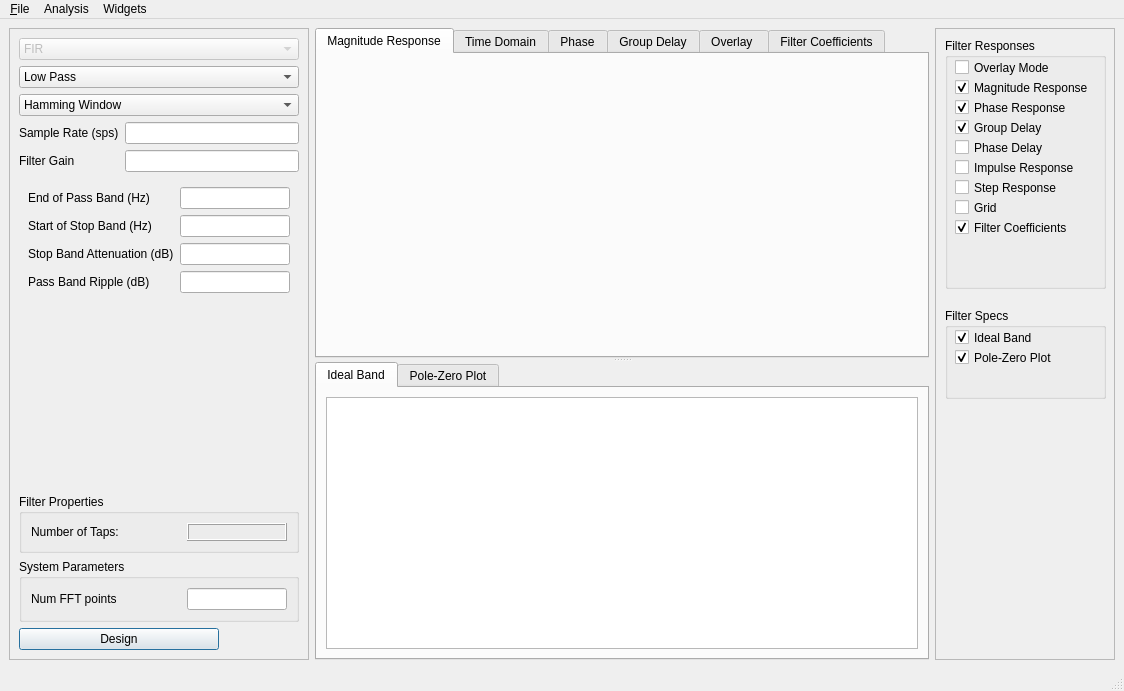
<?xml version="1.0" encoding="UTF-8"?>
<ui version="4.0">
 <class>MainWindow</class>
 <widget class="QMainWindow" name="MainWindow">
  <property name="geometry">
   <rect>
    <x>0</x>
    <y>0</y>
    <width>1124</width>
    <height>691</height>
   </rect>
  </property>
  <property name="windowTitle">
   <string>GNU Radio Filter Design Tool</string>
  </property>
  <widget class="QWidget" name="centralwidget">
   <layout class="QGridLayout" name="gridLayout">
    <item row="0" column="2">
     <widget class="QFrame" name="quickFrame">
      <property name="minimumSize">
       <size>
        <width>180</width>
        <height>200</height>
       </size>
      </property>
      <property name="frameShape">
       <enum>QFrame::StyledPanel</enum>
      </property>
      <property name="frameShadow">
       <enum>QFrame::Raised</enum>
      </property>
      <widget class="QGroupBox" name="responseBox">
       <property name="geometry">
        <rect>
         <x>10</x>
         <y>10</y>
         <width>161</width>
         <height>251</height>
        </rect>
       </property>
       <property name="title">
        <string>Filter Responses</string>
       </property>
       <widget class="QCheckBox" name="checkOverlaymode">
        <property name="geometry">
         <rect>
          <x>10</x>
          <y>20</y>
          <width>151</width>
          <height>19</height>
         </rect>
        </property>
        <property name="text">
         <string>Overlay Mode</string>
        </property>
        <property name="checked">
         <bool>false</bool>
        </property>
       </widget>
       <widget class="QCheckBox" name="checkMagres">
        <property name="geometry">
         <rect>
          <x>10</x>
          <y>40</y>
          <width>151</width>
          <height>19</height>
         </rect>
        </property>
        <property name="text">
         <string>Magnitude Response</string>
        </property>
        <property name="checked">
         <bool>true</bool>
        </property>
       </widget>
       <widget class="QCheckBox" name="checkPhase">
        <property name="geometry">
         <rect>
          <x>10</x>
          <y>60</y>
          <width>151</width>
          <height>19</height>
         </rect>
        </property>
        <property name="text">
         <string>Phase Response</string>
        </property>
        <property name="checked">
         <bool>true</bool>
        </property>
       </widget>
       <widget class="QCheckBox" name="checkGdelay">
        <property name="geometry">
         <rect>
          <x>10</x>
          <y>80</y>
          <width>111</width>
          <height>19</height>
         </rect>
        </property>
        <property name="text">
         <string>Group Delay</string>
        </property>
        <property name="checked">
         <bool>true</bool>
        </property>
       </widget>
       <widget class="QCheckBox" name="checkPdelay">
        <property name="geometry">
         <rect>
          <x>10</x>
          <y>100</y>
          <width>111</width>
          <height>19</height>
         </rect>
        </property>
        <property name="text">
         <string>Phase Delay</string>
        </property>
       </widget>
       <widget class="QCheckBox" name="checkImpulse">
        <property name="geometry">
         <rect>
          <x>10</x>
          <y>120</y>
          <width>141</width>
          <height>19</height>
         </rect>
        </property>
        <property name="text">
         <string>Impulse Response</string>
        </property>
       </widget>
       <widget class="QCheckBox" name="checkStep">
        <property name="geometry">
         <rect>
          <x>10</x>
          <y>140</y>
          <width>131</width>
          <height>19</height>
         </rect>
        </property>
        <property name="text">
         <string>Step Response</string>
        </property>
       </widget>
       <widget class="QCheckBox" name="checkGrid">
        <property name="geometry">
         <rect>
          <x>10</x>
          <y>160</y>
          <width>85</width>
          <height>19</height>
         </rect>
        </property>
        <property name="text">
         <string>Grid</string>
        </property>
       </widget>
       <widget class="QCheckBox" name="checkFcoeff">
        <property name="geometry">
         <rect>
          <x>10</x>
          <y>180</y>
          <width>131</width>
          <height>19</height>
         </rect>
        </property>
        <property name="text">
         <string>Filter Coefficients</string>
        </property>
        <property name="checked">
         <bool>true</bool>
        </property>
       </widget>
      </widget>
      <widget class="QGroupBox" name="groupSpecs">
       <property name="geometry">
        <rect>
         <x>10</x>
         <y>280</y>
         <width>161</width>
         <height>91</height>
        </rect>
       </property>
       <property name="title">
        <string>Filter Specs</string>
       </property>
       <widget class="QCheckBox" name="checkBand">
        <property name="geometry">
         <rect>
          <x>10</x>
          <y>20</y>
          <width>85</width>
          <height>19</height>
         </rect>
        </property>
        <property name="text">
         <string>Ideal Band</string>
        </property>
        <property name="checked">
         <bool>true</bool>
        </property>
       </widget>
       <widget class="QCheckBox" name="checkPzplot">
        <property name="geometry">
         <rect>
          <x>10</x>
          <y>40</y>
          <width>131</width>
          <height>19</height>
         </rect>
        </property>
        <property name="text">
         <string>Pole-Zero Plot</string>
        </property>
        <property name="checked">
         <bool>true</bool>
        </property>
       </widget>
      </widget>
      <zorder>groupSpecs</zorder>
      <zorder>responseBox</zorder>
     </widget>
    </item>
    <item row="0" column="0">
     <widget class="QFrame" name="filterFrame">
      <property name="minimumSize">
       <size>
        <width>300</width>
        <height>0</height>
       </size>
      </property>
      <property name="maximumSize">
       <size>
        <width>300</width>
        <height>16777215</height>
       </size>
      </property>
      <property name="frameShape">
       <enum>QFrame::StyledPanel</enum>
      </property>
      <property name="frameShadow">
       <enum>QFrame::Raised</enum>
      </property>
      <layout class="QVBoxLayout" name="verticalLayout">
       <item>
        <widget class="QComboBox" name="comboBox">
         <property name="enabled">
          <bool>false</bool>
         </property>
         <item>
          <property name="text">
           <string>FIR</string>
          </property>
         </item>
         <item>
          <property name="text">
           <string>IIR</string>
          </property>
         </item>
        </widget>
       </item>
       <item>
        <widget class="QComboBox" name="filterTypeComboBox">
         <item>
          <property name="text">
           <string>Low Pass</string>
          </property>
         </item>
         <item>
          <property name="text">
           <string>Band Pass</string>
          </property>
         </item>
         <item>
          <property name="text">
           <string>Complex Band Pass</string>
          </property>
         </item>
         <item>
          <property name="text">
           <string>Band Notch</string>
          </property>
         </item>
         <item>
          <property name="text">
           <string>High Pass</string>
          </property>
         </item>
         <item>
          <property name="text">
           <string>Root Raised Cosine</string>
          </property>
         </item>
         <item>
          <property name="text">
           <string>Gaussian</string>
          </property>
         </item>
        </widget>
       </item>
       <item>
        <widget class="QComboBox" name="filterDesignTypeComboBox">
         <item>
          <property name="text">
           <string>Hamming Window</string>
          </property>
         </item>
         <item>
          <property name="text">
           <string>Hann Window</string>
          </property>
         </item>
         <item>
          <property name="text">
           <string>Blackman Window</string>
          </property>
         </item>
         <item>
          <property name="text">
           <string>Rectangular Window</string>
          </property>
         </item>
         <item>
          <property name="text">
           <string>Kaiser Window</string>
          </property>
         </item>
         <item>
          <property name="text">
           <string>Blackman-harris Window</string>
          </property>
         </item>
         <item>
          <property name="text">
           <string>Equiripple</string>
          </property>
         </item>
        </widget>
       </item>
       <item>
        <layout class="QFormLayout" name="globalParamsLayout">
         <property name="fieldGrowthPolicy">
          <enum>QFormLayout::AllNonFixedFieldsGrow</enum>
         </property>
         <item row="0" column="0">
          <widget class="QLabel" name="sampleRateLabel">
           <property name="maximumSize">
            <size>
             <width>16777215</width>
             <height>30</height>
            </size>
           </property>
           <property name="text">
            <string>Sample Rate (sps)</string>
           </property>
          </widget>
         </item>
         <item row="0" column="1">
          <widget class="QLineEdit" name="sampleRateEdit">
           <property name="maximumSize">
            <size>
             <width>16777215</width>
             <height>30</height>
            </size>
           </property>
          </widget>
         </item>
         <item row="1" column="0">
          <widget class="QLabel" name="filterGainLabel">
           <property name="text">
            <string>Filter Gain</string>
           </property>
          </widget>
         </item>
         <item row="1" column="1">
          <widget class="QLineEdit" name="filterGainEdit"/>
         </item>
        </layout>
       </item>
       <item>
        <widget class="QStackedWidget" name="filterTypeWidget">
         <property name="currentIndex">
          <number>0</number>
         </property>
         <widget class="QWidget" name="firlpfPage">
          <layout class="QFormLayout" name="formLayout">
           <item row="0" column="0">
            <widget class="QLabel" name="endofLpfPassBandLabel">
             <property name="text">
              <string>End of Pass Band (Hz)</string>
             </property>
            </widget>
           </item>
           <item row="0" column="1">
            <widget class="QLineEdit" name="endofLpfPassBandEdit"/>
           </item>
           <item row="1" column="0">
            <widget class="QLabel" name="startofLpfStopBandLabel">
             <property name="text">
              <string>Start of Stop Band (Hz)</string>
             </property>
            </widget>
           </item>
           <item row="1" column="1">
            <widget class="QLineEdit" name="startofLpfStopBandEdit"/>
           </item>
           <item row="2" column="0">
            <widget class="QLabel" name="lpfStopBandAttenLabel">
             <property name="text">
              <string>Stop Band Attenuation (dB)</string>
             </property>
            </widget>
           </item>
           <item row="2" column="1">
            <widget class="QLineEdit" name="lpfStopBandAttenEdit"/>
           </item>
           <item row="3" column="1">
            <widget class="QLineEdit" name="lpfPassBandRippleEdit"/>
           </item>
           <item row="3" column="0">
            <widget class="QLabel" name="lpfPassBandRippleLabel">
             <property name="text">
              <string>Pass Band Ripple (dB)</string>
             </property>
            </widget>
           </item>
          </layout>
         </widget>
         <widget class="QWidget" name="firbpfPage">
          <layout class="QFormLayout" name="formLayout_2">
           <item row="0" column="0">
            <widget class="QLabel" name="startofBpfPassBandLabel">
             <property name="text">
              <string>Start of Pass Band (Hz)</string>
             </property>
            </widget>
           </item>
           <item row="0" column="1">
            <widget class="QLineEdit" name="startofBpfPassBandEdit"/>
           </item>
           <item row="1" column="0">
            <widget class="QLabel" name="endofBpfPassBandLabel">
             <property name="text">
              <string>End of Pass Band (Hz)</string>
             </property>
            </widget>
           </item>
           <item row="1" column="1">
            <widget class="QLineEdit" name="endofBpfPassBandEdit"/>
           </item>
           <item row="3" column="1">
            <widget class="QLineEdit" name="bpfStopBandAttenEdit"/>
           </item>
           <item row="3" column="0">
            <widget class="QLabel" name="bpfStopBandAttenLabel">
             <property name="text">
              <string>Stop Band Attenuation (dB)</string>
             </property>
            </widget>
           </item>
           <item row="2" column="0">
            <widget class="QLabel" name="bpfTransitionLabel">
             <property name="text">
              <string>Transition Width (Hz)</string>
             </property>
            </widget>
           </item>
           <item row="2" column="1">
            <widget class="QLineEdit" name="bpfTransitionEdit"/>
           </item>
           <item row="4" column="1">
            <widget class="QLineEdit" name="bpfPassBandRippleEdit"/>
           </item>
           <item row="4" column="0">
            <widget class="QLabel" name="bpfPassBandRippleLabel">
             <property name="text">
              <string>Pass Band Ripple (dB)</string>
             </property>
            </widget>
           </item>
          </layout>
         </widget>
         <widget class="QWidget" name="firbnfPage">
          <layout class="QFormLayout" name="formLayout_5">
           <property name="fieldGrowthPolicy">
            <enum>QFormLayout::AllNonFixedFieldsGrow</enum>
           </property>
           <item row="0" column="0">
            <widget class="QLabel" name="startofBnfStopBandLabel">
             <property name="text">
              <string>Start of Stop Band (Hz)</string>
             </property>
            </widget>
           </item>
           <item row="0" column="1">
            <widget class="QLineEdit" name="startofBnfStopBandEdit"/>
           </item>
           <item row="1" column="0">
            <widget class="QLabel" name="endofBnfStopBandLabel">
             <property name="text">
              <string>End of Stop Band (Hz)</string>
             </property>
            </widget>
           </item>
           <item row="1" column="1">
            <widget class="QLineEdit" name="endofBnfStopBandEdit"/>
           </item>
           <item row="2" column="0">
            <widget class="QLabel" name="bnfTransitionLabel">
             <property name="text">
              <string>Transition Width (Hz)</string>
             </property>
            </widget>
           </item>
           <item row="2" column="1">
            <widget class="QLineEdit" name="bnfTransitionEdit"/>
           </item>
           <item row="3" column="0">
            <widget class="QLabel" name="bnfStopBandAttenLabel">
             <property name="text">
              <string>Stop Band Attenuation (dB)</string>
             </property>
            </widget>
           </item>
           <item row="3" column="1">
            <widget class="QLineEdit" name="bnfStopBandAttenEdit"/>
           </item>
           <item row="4" column="0">
            <widget class="QLabel" name="bnfPassBandRippleLabel">
             <property name="text">
              <string>Pass Band Ripple (dB)</string>
             </property>
            </widget>
           </item>
           <item row="4" column="1">
            <widget class="QLineEdit" name="bnfPassBandRippleEdit"/>
           </item>
          </layout>
         </widget>
         <widget class="QWidget" name="firhpfPage">
          <layout class="QFormLayout" name="formLayout_3">
           <property name="fieldGrowthPolicy">
            <enum>QFormLayout::AllNonFixedFieldsGrow</enum>
           </property>
           <item row="0" column="0">
            <widget class="QLabel" name="endofHpfStopBandLabel">
             <property name="text">
              <string>End of Stop Band (Hz)</string>
             </property>
            </widget>
           </item>
           <item row="0" column="1">
            <widget class="QLineEdit" name="endofHpfStopBandEdit"/>
           </item>
           <item row="1" column="0">
            <widget class="QLabel" name="startofHpfPassBandLabel">
             <property name="text">
              <string>Start of Pass Band (Hz)</string>
             </property>
            </widget>
           </item>
           <item row="1" column="1">
            <widget class="QLineEdit" name="startofHpfPassBandEdit"/>
           </item>
           <item row="2" column="0">
            <widget class="QLabel" name="hpfStopBandAttenLabel">
             <property name="text">
              <string>Stop Band Attenuation (dB)</string>
             </property>
            </widget>
           </item>
           <item row="2" column="1">
            <widget class="QLineEdit" name="hpfStopBandAttenEdit"/>
           </item>
           <item row="3" column="0">
            <widget class="QLabel" name="hpfPassBandRippleLabel">
             <property name="text">
              <string>Pass Band Ripple (dB)</string>
             </property>
            </widget>
           </item>
           <item row="3" column="1">
            <widget class="QLineEdit" name="hpfPassBandRippleEdit"/>
           </item>
          </layout>
         </widget>
         <widget class="QWidget" name="rrcPage">
          <layout class="QFormLayout" name="formLayout_6">
           <item row="0" column="0">
            <widget class="QLabel" name="rrcSymbolRateLabel">
             <property name="text">
              <string>Symbol Rate (sps)</string>
             </property>
            </widget>
           </item>
           <item row="1" column="0">
            <widget class="QLabel" name="rrcAlphaLabel">
             <property name="text">
              <string>Roll-off Factor</string>
             </property>
            </widget>
           </item>
           <item row="2" column="0">
            <widget class="QLabel" name="rrcNumTapsLabel">
             <property name="text">
              <string>Number of Taps</string>
             </property>
            </widget>
           </item>
           <item row="0" column="1">
            <widget class="QLineEdit" name="rrcSymbolRateEdit"/>
           </item>
           <item row="1" column="1">
            <widget class="QLineEdit" name="rrcAlphaEdit"/>
           </item>
           <item row="2" column="1">
            <widget class="QLineEdit" name="rrcNumTapsEdit"/>
           </item>
          </layout>
         </widget>
         <widget class="QWidget" name="gausPage">
          <layout class="QFormLayout" name="formLayout_7">
           <item row="0" column="0">
            <widget class="QLabel" name="gausSymbolRateLabel">
             <property name="text">
              <string>Symbol Rate (sps)</string>
             </property>
            </widget>
           </item>
           <item row="0" column="1">
            <widget class="QLineEdit" name="gausSymbolRateEdit"/>
           </item>
           <item row="1" column="0">
            <widget class="QLabel" name="gausBTLabel">
             <property name="text">
              <string>Roll-off Factor</string>
             </property>
            </widget>
           </item>
           <item row="1" column="1">
            <widget class="QLineEdit" name="gausBTEdit"/>
           </item>
           <item row="2" column="0">
            <widget class="QLabel" name="gausNumTapsLabel">
             <property name="text">
              <string>Number of Taps</string>
             </property>
            </widget>
           </item>
           <item row="2" column="1">
            <widget class="QLineEdit" name="gausNumTapsEdit"/>
           </item>
          </layout>
         </widget>
        </widget>
       </item>
       <item>
        <widget class="QGroupBox" name="filterPropsBox">
         <property name="title">
          <string>Filter Properties</string>
         </property>
         <layout class="QFormLayout" name="formLayout_8">
          <property name="fieldGrowthPolicy">
           <enum>QFormLayout::AllNonFixedFieldsGrow</enum>
          </property>
          <item row="1" column="0">
           <widget class="QLabel" name="nTapsLabel">
            <property name="minimumSize">
             <size>
              <width>150</width>
              <height>0</height>
             </size>
            </property>
            <property name="text">
             <string>Number of Taps:</string>
            </property>
           </widget>
          </item>
          <item row="1" column="1">
           <widget class="QLabel" name="nTapsEdit">
            <property name="maximumSize">
             <size>
              <width>100</width>
              <height>16777215</height>
             </size>
            </property>
            <property name="frameShape">
             <enum>QFrame::Box</enum>
            </property>
            <property name="frameShadow">
             <enum>QFrame::Raised</enum>
            </property>
            <property name="text">
             <string/>
            </property>
           </widget>
          </item>
         </layout>
        </widget>
       </item>
       <item>
        <widget class="QGroupBox" name="sysParamsBox">
         <property name="title">
          <string>System Parameters</string>
         </property>
         <layout class="QFormLayout" name="formLayout_4">
          <item row="1" column="1">
           <widget class="QLineEdit" name="nfftEdit"/>
          </item>
          <item row="1" column="0">
           <widget class="QLabel" name="nfftLabel">
            <property name="minimumSize">
             <size>
              <width>150</width>
              <height>0</height>
             </size>
            </property>
            <property name="text">
             <string>Num FFT points</string>
            </property>
           </widget>
          </item>
         </layout>
        </widget>
       </item>
       <item>
        <widget class="QPushButton" name="designButton">
         <property name="minimumSize">
          <size>
           <width>0</width>
           <height>0</height>
          </size>
         </property>
         <property name="maximumSize">
          <size>
           <width>200</width>
           <height>16777215</height>
          </size>
         </property>
         <property name="text">
          <string>Design</string>
         </property>
         <property name="autoDefault">
          <bool>true</bool>
         </property>
         <property name="default">
          <bool>true</bool>
         </property>
        </widget>
       </item>
      </layout>
     </widget>
    </item>
    <item row="0" column="1">
     <widget class="QSplitter" name="splitter">
      <property name="sizePolicy">
       <sizepolicy hsizetype="Expanding" vsizetype="Expanding">
        <horstretch>0</horstretch>
        <verstretch>1</verstretch>
       </sizepolicy>
      </property>
      <property name="minimumSize">
       <size>
        <width>600</width>
        <height>0</height>
       </size>
      </property>
      <property name="orientation">
       <enum>Qt::Vertical</enum>
      </property>
      <widget class="QTabWidget" name="tabGroup">
       <property name="enabled">
        <bool>true</bool>
       </property>
       <property name="sizePolicy">
        <sizepolicy hsizetype="Expanding" vsizetype="Expanding">
         <horstretch>0</horstretch>
         <verstretch>1</verstretch>
        </sizepolicy>
       </property>
       <property name="currentIndex">
        <number>0</number>
       </property>
       <property name="tabsClosable">
        <bool>false</bool>
       </property>
       <property name="movable">
        <bool>false</bool>
       </property>
       <widget class="QWidget" name="freqTab">
        <attribute name="title">
         <string>Magnitude Response</string>
        </attribute>
        <layout class="QHBoxLayout" name="horizontalLayout_2">
         <item>
          <widget class="QwtPlot" name="freqPlot"/>
         </item>
        </layout>
       </widget>
       <widget class="QWidget" name="timeTab">
        <attribute name="title">
         <string>Time Domain</string>
        </attribute>
        <layout class="QHBoxLayout" name="horizontalLayout">
         <item>
          <widget class="QwtPlot" name="timePlot"/>
         </item>
        </layout>
       </widget>
       <widget class="QWidget" name="phaseTab">
        <attribute name="title">
         <string>Phase</string>
        </attribute>
        <layout class="QHBoxLayout" name="horizontalLayout_3">
         <item>
          <widget class="QwtPlot" name="phasePlot"/>
         </item>
        </layout>
       </widget>
       <widget class="QWidget" name="groupTab">
        <attribute name="title">
         <string>Group Delay</string>
        </attribute>
        <layout class="QHBoxLayout" name="horizontalLayout_4">
         <item>
          <widget class="QwtPlot" name="groupPlot"/>
         </item>
        </layout>
       </widget>
       <widget class="QWidget" name="overlayTab">
        <property name="enabled">
         <bool>true</bool>
        </property>
        <attribute name="title">
         <string>Overlay </string>
        </attribute>
        <widget class="QwtPlot" name="overlayPlot">
         <property name="geometry">
          <rect>
           <x>10</x>
           <y>10</y>
           <width>591</width>
           <height>291</height>
          </rect>
         </property>
        </widget>
       </widget>
       <widget class="QWidget" name="fcTab">
        <attribute name="title">
         <string>Filter Coefficients</string>
        </attribute>
        <widget class="QTextBrowser" name="filterCoeff">
         <property name="geometry">
          <rect>
           <x>15</x>
           <y>11</y>
           <width>581</width>
           <height>291</height>
          </rect>
         </property>
        </widget>
       </widget>
      </widget>
      <widget class="QTabWidget" name="filterspecView">
       <property name="sizePolicy">
        <sizepolicy hsizetype="Expanding" vsizetype="Expanding">
         <horstretch>0</horstretch>
         <verstretch>0</verstretch>
        </sizepolicy>
       </property>
       <property name="minimumSize">
        <size>
         <width>0</width>
         <height>100</height>
        </size>
       </property>
       <property name="baseSize">
        <size>
         <width>0</width>
         <height>100</height>
        </size>
       </property>
       <property name="currentIndex">
        <number>0</number>
       </property>
       <property name="documentMode">
        <bool>false</bool>
       </property>
       <property name="tabsClosable">
        <bool>false</bool>
       </property>
       <widget class="QWidget" name="bandDiagram">
        <attribute name="title">
         <string>Ideal Band</string>
        </attribute>
        <layout class="QHBoxLayout" name="horizontalLayout_5">
         <item>
          <widget class="BandGraphicsView" name="bandView">
           <property name="sizePolicy">
            <sizepolicy hsizetype="Expanding" vsizetype="Expanding">
             <horstretch>0</horstretch>
             <verstretch>0</verstretch>
            </sizepolicy>
           </property>
           <property name="minimumSize">
            <size>
             <width>400</width>
             <height>250</height>
            </size>
           </property>
          </widget>
         </item>
        </layout>
       </widget>
       <widget class="QWidget" name="poleZero">
        <property name="autoFillBackground">
         <bool>false</bool>
        </property>
        <attribute name="title">
         <string>Pole-Zero Plot</string>
        </attribute>
        <layout class="QHBoxLayout" name="horizontalLayout_6">
         <item>
          <widget class="PzPlot" name="pzPlot">
           <property name="sizePolicy">
            <sizepolicy hsizetype="Preferred" vsizetype="Preferred">
             <horstretch>0</horstretch>
             <verstretch>0</verstretch>
            </sizepolicy>
           </property>
          </widget>
         </item>
        </layout>
       </widget>
      </widget>
     </widget>
    </item>
   </layout>
  </widget>
  <widget class="QMenuBar" name="menubar">
   <property name="geometry">
    <rect>
     <x>0</x>
     <y>0</y>
     <width>1124</width>
     <height>19</height>
    </rect>
   </property>
   <widget class="QMenu" name="menu_File">
    <property name="title">
     <string>&amp;File</string>
    </property>
    <addaction name="action_open"/>
    <addaction name="action_save"/>
    <addaction name="action_exit"/>
   </widget>
   <widget class="QMenu" name="menu_Analysis">
    <property name="title">
     <string>Analysis</string>
    </property>
    <addaction name="separator"/>
    <addaction name="actionMagnitude_Response"/>
    <addaction name="actionPhase_Respone"/>
    <addaction name="actionGroup_Delay"/>
    <addaction name="actionPhase_Delay"/>
    <addaction name="actionImpulse_Response"/>
    <addaction name="actionStep_Response"/>
    <addaction name="actionOverlay_2"/>
    <addaction name="actionGrid_2"/>
    <addaction name="actionFilter_Coefficients"/>
    <addaction name="separator"/>
    <addaction name="actionIdeal_Band"/>
    <addaction name="actionPole_Zero_Plot_2"/>
   </widget>
   <widget class="QMenu" name="menuWidgets">
    <property name="title">
     <string>Widgets</string>
    </property>
    <addaction name="actionResponse_widget"/>
    <addaction name="actionSpec_widget"/>
    <addaction name="actionQuick_access"/>
    <addaction name="actionDesign_widget"/>
   </widget>
   <addaction name="menu_File"/>
   <addaction name="menu_Analysis"/>
   <addaction name="menuWidgets"/>
  </widget>
  <widget class="QStatusBar" name="statusbar"/>
  <action name="action_exit">
   <property name="text">
    <string>E&amp;xit</string>
   </property>
  </action>
  <action name="action_save">
   <property name="text">
    <string>&amp;Save</string>
   </property>
   <property name="shortcut">
    <string>Ctrl+S</string>
   </property>
  </action>
  <action name="action_open">
   <property name="text">
    <string>&amp;Open</string>
   </property>
   <property name="shortcut">
    <string>Ctrl+O</string>
   </property>
  </action>
  <action name="actionMagnitude_Response">
   <property name="checkable">
    <bool>true</bool>
   </property>
   <property name="checked">
    <bool>true</bool>
   </property>
   <property name="text">
    <string>Magnitude Response</string>
   </property>
  </action>
  <action name="actionPhase_Respone">
   <property name="checkable">
    <bool>true</bool>
   </property>
   <property name="checked">
    <bool>true</bool>
   </property>
   <property name="text">
    <string>Phase Respone</string>
   </property>
  </action>
  <action name="actionGroup_Delay">
   <property name="checkable">
    <bool>true</bool>
   </property>
   <property name="checked">
    <bool>true</bool>
   </property>
   <property name="text">
    <string>Group Delay</string>
   </property>
  </action>
  <action name="actionPhase_Delay">
   <property name="checkable">
    <bool>true</bool>
   </property>
   <property name="text">
    <string>Phase Delay</string>
   </property>
  </action>
  <action name="actionImpulse_Response">
   <property name="checkable">
    <bool>true</bool>
   </property>
   <property name="text">
    <string>Impulse Response</string>
   </property>
  </action>
  <action name="actionStep_Response">
   <property name="checkable">
    <bool>true</bool>
   </property>
   <property name="text">
    <string>Step Response</string>
   </property>
  </action>
  <action name="actionPole_Zero_Plot">
   <property name="text">
    <string>Pole-Zero Plot</string>
   </property>
  </action>
  <action name="actionGrid">
   <property name="text">
    <string>Grid</string>
   </property>
  </action>
  <action name="actionPole_Zero_Plot_2">
   <property name="checkable">
    <bool>true</bool>
   </property>
   <property name="checked">
    <bool>true</bool>
   </property>
   <property name="text">
    <string>Pole Zero Plot</string>
   </property>
  </action>
  <action name="actionIdeal_Band">
   <property name="checkable">
    <bool>true</bool>
   </property>
   <property name="checked">
    <bool>true</bool>
   </property>
   <property name="text">
    <string>Ideal Band</string>
   </property>
  </action>
  <action name="actionGrid_2">
   <property name="checkable">
    <bool>true</bool>
   </property>
   <property name="checked">
    <bool>true</bool>
   </property>
   <property name="text">
    <string>Grid</string>
   </property>
  </action>
  <action name="actionGrid_3">
   <property name="text">
    <string>Grid</string>
   </property>
  </action>
  <action name="actionTabbed">
   <property name="checkable">
    <bool>true</bool>
   </property>
   <property name="text">
    <string>Tabbed</string>
   </property>
  </action>
  <action name="actionOverlay">
   <property name="checkable">
    <bool>true</bool>
   </property>
   <property name="text">
    <string>Overlay</string>
   </property>
  </action>
  <action name="actionResponse_widget">
   <property name="checkable">
    <bool>true</bool>
   </property>
   <property name="checked">
    <bool>true</bool>
   </property>
   <property name="text">
    <string>Response widget</string>
   </property>
  </action>
  <action name="actionSpec_widget">
   <property name="checkable">
    <bool>true</bool>
   </property>
   <property name="checked">
    <bool>true</bool>
   </property>
   <property name="text">
    <string>Spec widget</string>
   </property>
  </action>
  <action name="actionQuick_access">
   <property name="checkable">
    <bool>true</bool>
   </property>
   <property name="checked">
    <bool>true</bool>
   </property>
   <property name="text">
    <string>Quick access</string>
   </property>
  </action>
  <action name="actionFilter_Coefficients">
   <property name="checkable">
    <bool>true</bool>
   </property>
   <property name="checked">
    <bool>true</bool>
   </property>
   <property name="text">
    <string>Filter Coefficients</string>
   </property>
  </action>
  <action name="actionDesign_widget">
   <property name="checkable">
    <bool>true</bool>
   </property>
   <property name="checked">
    <bool>true</bool>
   </property>
   <property name="text">
    <string>Design widget</string>
   </property>
  </action>
  <action name="actionOverlay_2">
   <property name="text">
    <string>Overlay</string>
   </property>
  </action>
 </widget>
 <customwidgets>
  <customwidget>
   <class>QwtPlot</class>
   <extends>QFrame</extends>
   <header>qwt_plot.h</header>
   <container>1</container>
  </customwidget>
  <customwidget>
   <class>BandGraphicsView</class>
   <extends>QGraphicsView</extends>
   <header>bandgraphicsview</header>
  </customwidget>
  <customwidget>
   <class>PzPlot</class>
   <extends>QListView</extends>
   <header>polezero_plot</header>
  </customwidget>
 </customwidgets>
 <tabstops>
  <tabstop>filterTypeComboBox</tabstop>
  <tabstop>filterDesignTypeComboBox</tabstop>
  <tabstop>sampleRateEdit</tabstop>
  <tabstop>filterGainEdit</tabstop>
  <tabstop>endofLpfPassBandEdit</tabstop>
  <tabstop>startofLpfStopBandEdit</tabstop>
  <tabstop>lpfStopBandAttenEdit</tabstop>
  <tabstop>lpfPassBandRippleEdit</tabstop>
  <tabstop>startofBpfPassBandEdit</tabstop>
  <tabstop>endofBpfPassBandEdit</tabstop>
  <tabstop>bpfTransitionEdit</tabstop>
  <tabstop>bpfStopBandAttenEdit</tabstop>
  <tabstop>bpfPassBandRippleEdit</tabstop>
  <tabstop>startofBnfStopBandEdit</tabstop>
  <tabstop>endofBnfStopBandEdit</tabstop>
  <tabstop>bnfTransitionEdit</tabstop>
  <tabstop>bnfStopBandAttenEdit</tabstop>
  <tabstop>bnfPassBandRippleEdit</tabstop>
  <tabstop>endofHpfStopBandEdit</tabstop>
  <tabstop>startofHpfPassBandEdit</tabstop>
  <tabstop>hpfStopBandAttenEdit</tabstop>
  <tabstop>hpfPassBandRippleEdit</tabstop>
  <tabstop>rrcSymbolRateEdit</tabstop>
  <tabstop>rrcAlphaEdit</tabstop>
  <tabstop>rrcNumTapsEdit</tabstop>
  <tabstop>gausSymbolRateEdit</tabstop>
  <tabstop>gausBTEdit</tabstop>
  <tabstop>gausNumTapsEdit</tabstop>
  <tabstop>nfftEdit</tabstop>
  <tabstop>designButton</tabstop>
  <tabstop>tabGroup</tabstop>
 </tabstops>
 <resources/>
 <connections>
  <connection>
   <sender>action_exit</sender>
   <signal>activated()</signal>
   <receiver>MainWindow</receiver>
   <slot>close()</slot>
   <hints>
    <hint type="sourcelabel">
     <x>-1</x>
     <y>-1</y>
    </hint>
    <hint type="destinationlabel">
     <x>399</x>
     <y>347</y>
    </hint>
   </hints>
  </connection>
 </connections>
</ui>
